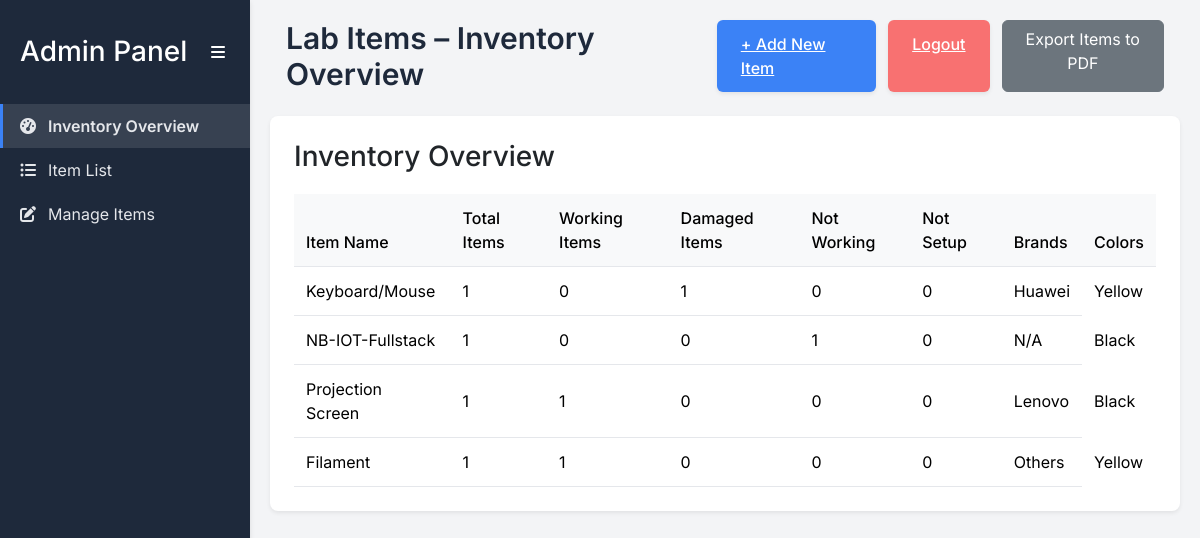
Before: /admin_dashboard (signed in) with the older database file.
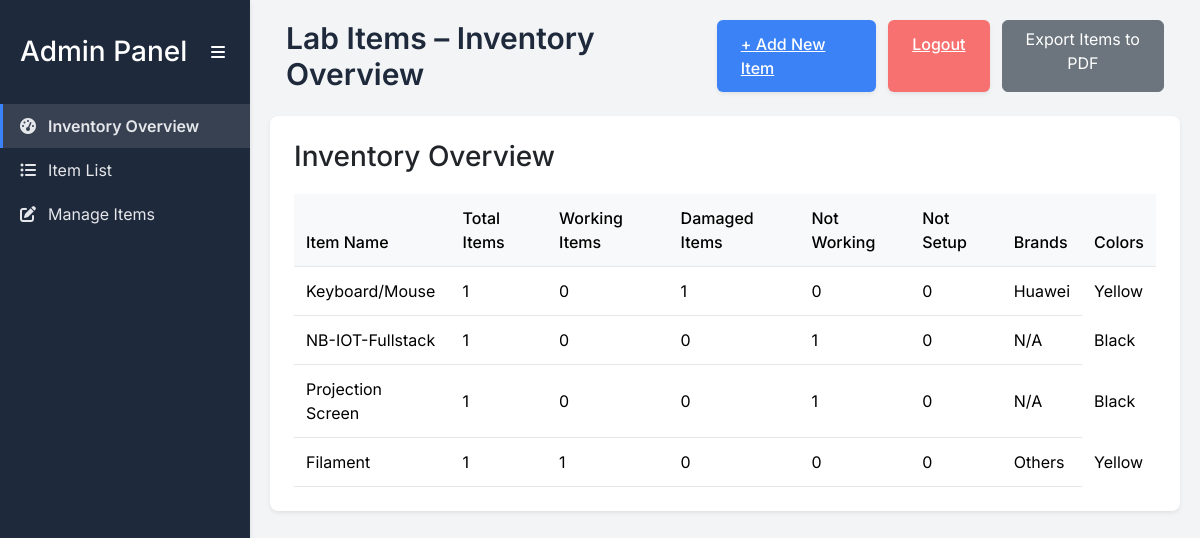
After: the same page with the newer database file.
### models.py (models this page shows, shortened)
class Item(db.Model):
    __tablename__ = 'item'
    item_id = db.Column(db.String, primary_key=True)
    item_name = db.Column(db.String, nullable=False)
    location = db.Column(db.String, nullable=False)
    status = db.Column(Enum(ItemStatus), default=ItemStatus.WORKING, nullable=False)
    brand = db.Column(db.String)
    color = db.Column(db.String)

### app.py (the view)
@app.route("/admin_dashboard")
def admin_dashboard():
    if not session.get("admin"):
        flash("Please log in as admin to access the dashboard.", "warning")
        return redirect(url_for("admin_login"))
    items = Item.query.all()
    inventory_data = {}
    for item in items:
        if item.item_name not in inventory_data:
            inventory_data[item.item_name] = {
                "total": 0,
                "working": 0,
                "damaged": 0,
                "not_working": 0,
                "not_setup": 0,
                "brands": set(),  # Track unique brands
                "colors": set(),  # Track unique colors
            }
        inventory_data[item.item_name]["total"] += 1
        if item.brand:
            inventory_data[item.item_name]["brands"].add(item.brand)
        if item.color:
            inventory_data[item.item_name]["colors"].add(item.color)
        status_value = item.status.value.upper()
        if status_value in ["WORKING", "WORKING"]:  # Handle both cases for WORKING
            inventory_data[item.item_name]["working"] += 1
        elif status_value == "DAMAGED":
            inventory_data[item.item_name]["damaged"] += 1
        elif status_value == "NOT_WORKING":
            inventory_data[item.item_name]["not_working"] += 1
        elif status_value == "NOT_SETUP":
            inventory_data[item.item_name]["not_setup"] += 1
    for item_name, data in inventory_data.items():
        data["brands"] = ", ".join(sorted(data["brands"])) if data["brands"] else "N/A"
        data["colors"] = ", ".join(sorted(data["colors"])) if data["colors"] else "N/A"
    total_items = len(items)
    total_working = sum(1 for item in items if item.status.value.upper() in ["WORKING", "WORKING"])
    total_damaged = sum(1 for item in items if item.status.value.upper() == "DAMAGED")
    total_not_working = sum(1 for item in items if item.status.value.upper() == "NOT_WORKING")
    total_not_setup = sum(1 for item in items if item.status.value.upper() == "NOT_SETUP")
    locations = sorted(set(item.location for item in items))
    brands = sorted(set(item.brand for item in items if item.brand))
    recently_added_items = Item.query.order_by(Item.item_id.desc()).limit(5).all()
    return render_template(
        "admin_dashboard.html",
        items=items,
        inventory_data=inventory_data,
        total_items=total_items,
        total_working=total_working,
        total_damaged=total_damaged,
        total_not_working=total_not_working,
        total_not_setup=total_not_setup,
        locations=locations,
        brands=brands,
        recently_added_items=recently_added_items
    )

### templates/admin_dashboard.html (shortened to what this page needs)
<!DOCTYPE html>
<html lang="en">
<head>
    <link href="https://cdn.jsdelivr.net/npm/bootstrap@5.3.2/dist/css/bootstrap.min.css" rel="stylesheet">
    <link rel="stylesheet" href="https://cdnjs.cloudflare.com/ajax/libs/font-awesome/6.0.0/css/all.min.css" />
</head>
<body>
    <div class="container-fluid">
        <nav class="sidebar" id="sidebar">
            <div class="sidebar-header">
                <h3>Admin Panel</h3>
                <div id="menu-toggle" class="menu-icon">
                    <i class="fas fa-bars"></i>
                </div>
            </div>
            <ul class="nav-links">
                <li data-section="inventory-overview" class="active">
                    <a href="#"><i class="fas fa-tachometer-alt"></i> <span>Inventory Overview</span></a>
                </li>
                <li data-section="item-list">
                    <a href="#"><i class="fas fa-list-ul"></i> <span>Item List</span></a>
                </li>
                <li data-section="manage-items">
                    <a href="#"><i class="fas fa-edit"></i> <span>Manage Items</span></a>
                </li>
            </ul>
        </nav>
        <main class="main-content" id="main-content">
            <div class="heading-container">
                <h2 id="page-title">Lab Items – Admin Dashboard</h2>
                <div class="button-group">
                    <a href="/admin/add-item" class="add-item-button">+ Add New Item</a>
                    <a href="/admin/logout" class="logout-button">Logout</a>
                    <a href="/admin/export-items-pdf" class="btn btn-secondary">Export Items to PDF</a>
                </div>
            </div>
            <div id="inventory-overview" class="section">
                <div class="table-wrapper">
                    <h3>Inventory Overview</h3>
                    <div class="table-responsive">
                        <table class="table">
                            <thead class="table-light">
                                <tr>
                                    <th>Item Name</th>
                                    <th>Total Items</th>
                                    <th>Working Items</th>
                                    <th>Damaged Items</th>
                                    <th>Not Working</th>
                                    <th>Not Setup</th>
                                    <th>Brands</th>
                                    <th>Colors</th>
                                </tr>
                            </thead>
                            <tbody>
                                {% for item_name, data in inventory_data.items() %}
                                <tr>
                                    <td>{{ item_name }}</td>
                                    <td>{{ data.total }}</td>
                                    <td>{{ data.working }}</td>
                                    <td>{{ data.damaged }}</td>
                                    <td>{{ data.not_working }}</td>
                                    <td>{{ data.not_setup }}</td>
                                    <td>{{ data.brands }}</td>
                                    <td>{{ data.colors }}</td>
                                </tr>
                                {% endfor %}
                            </tbody>
                        </table>
                    </div>
                </div>
            </div>
        </main>
    </div>
</body>
</html>

### templates/admin_dashboard.html (style rules this page uses)
body { background-color: #f3f4f6; font-family: 'Inter', sans-serif; display: flex; min-height: 100vh; flex-direction: column; }
.container-fluid { max-width: 100%; padding-left: 0; padding-right: 0; flex: 1; display: flex; flex-direction: row; margin: 0; }
.heading-container { display: flex; justify-content: space-between; align-items: center; margin-bottom: 1.5rem; padding-left: 1rem; padding-right: 1rem; }
.heading-container h2 { margin-bottom: 0; font-size: 1.875rem; font-weight: 600; color: #1e293b; }
.button-group { display: flex; gap: 0.75rem; }
.add-item-button { background-color: #3b82f6; color: #fff; padding: 0.75rem 1.5rem; border-radius: 0.375rem; font-weight: 500; transition: background-color 0.3s ease; box-shadow: 0 0.125rem 0.25rem rgba(0, 0, 0, 0.075); border: none; cursor: pointer; }
.logout-button { background-color: #f87171; color: #fff; padding: 0.75rem 1.5rem; border-radius: 0.375rem; font-weight: 500; transition: background-color 0.3s ease; box-shadow: 0 0.125rem 0.25rem rgba(0, 0, 0, 0.075); border: none; cursor: pointer; }
.table-responsive { overflow-x: auto; margin-top: 1.25rem; }
.table-wrapper { background-color: #fff; border-radius: 0.5rem; box-shadow: 0 0.125rem 0.25rem rgba(0, 0, 0, 0.075); padding: 1.5rem; margin-bottom: 2rem; }
.table { width: 100%; border-collapse: collapse; margin-bottom: 0; color: #4b5563; }
.table thead th { padding: 0.75rem; text-align: left; font-weight: 500; vertical-align: bottom; border-bottom: 0.0625rem solid #e5e7eb; }
.table tbody tr { transition: background-color 0.2s ease; }
.table tbody td { padding: 0.75rem; vertical-align: middle; border-bottom: 0.0625rem solid #e5e7eb; }
.table tbody td:last-child { border-bottom: none; }
.sidebar { height: 100vh; background-color: #1e293b; padding-top: 20px; transition: all 0.3s ease; width: 250px; position: fixed; top: 0; left: 0; z-index: 1000; overflow-x: hidden; box-shadow: 0 2px 5px rgba(0,0,0,0.1); }
.sidebar-header { padding: 15px 20px; text-align: center; display: flex; justify-content: space-between; align-items: center; color: #fff; }
.sidebar-header h3 { margin: 0; color: #fff; transition: opacity 0.3s ease, width 0.3s ease; white-space: nowrap; overflow: hidden; }
.menu-icon { cursor: pointer; padding: 5px; border-radius: 5px; transition: background-color 0.3s ease; color: #fff; }
.nav-links { list-style: none; padding: 0; margin: 0; margin-top: 20px; }
.nav-links li { padding: 10px 15px; cursor: pointer; transition: background-color 0.3s ease; border-left: 3px solid transparent; white-space: nowrap; overflow: hidden; }
.nav-links li.active { background-color: #374151; border-left-color: #3b82f6; font-weight: 600; }
.nav-links li a { color: #e5e7eb; text-decoration: none; display: flex; align-items: center; gap: 10px; }
.nav-links li a i { min-width: 20px; text-align: center; }
.nav-links li a span { transition: opacity 0.3s ease, width 0.3s ease; white-space: nowrap; }
.main-content { padding: 20px; transition: margin-left 0.3s ease; flex: 1; margin-left: 250px; }

Changed rows visible on the page:
changed Item "Projection Screen": working "1" → "0"; not_working "0" → "1"; brands "Lenovo" → "N/A"
